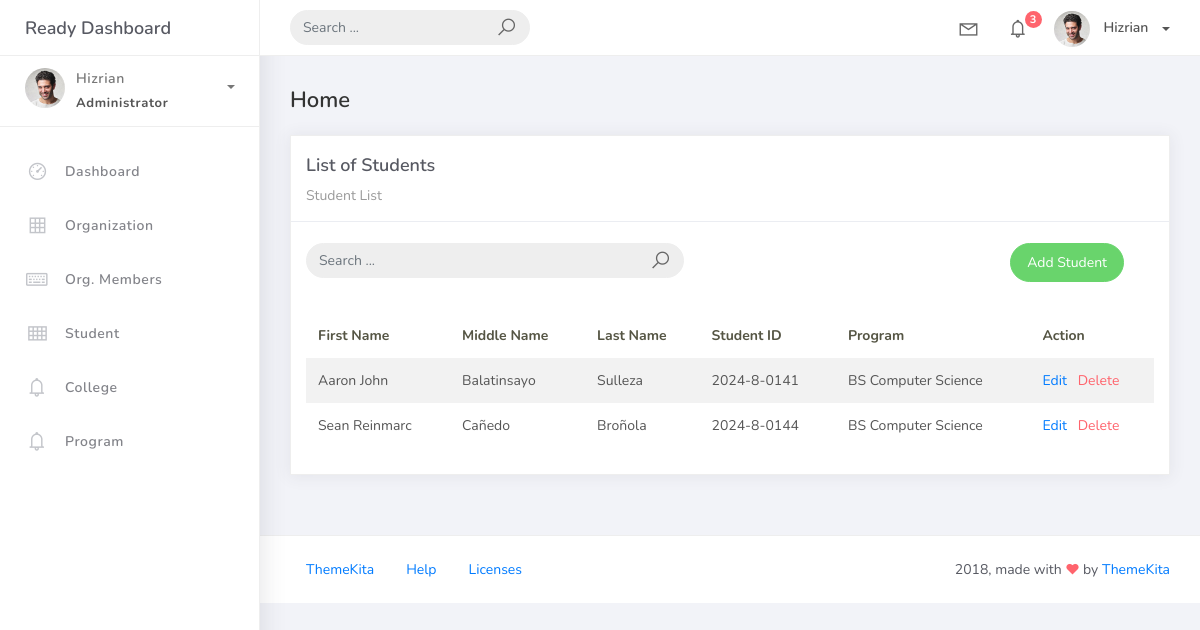
Before: /student_list with the older database file.
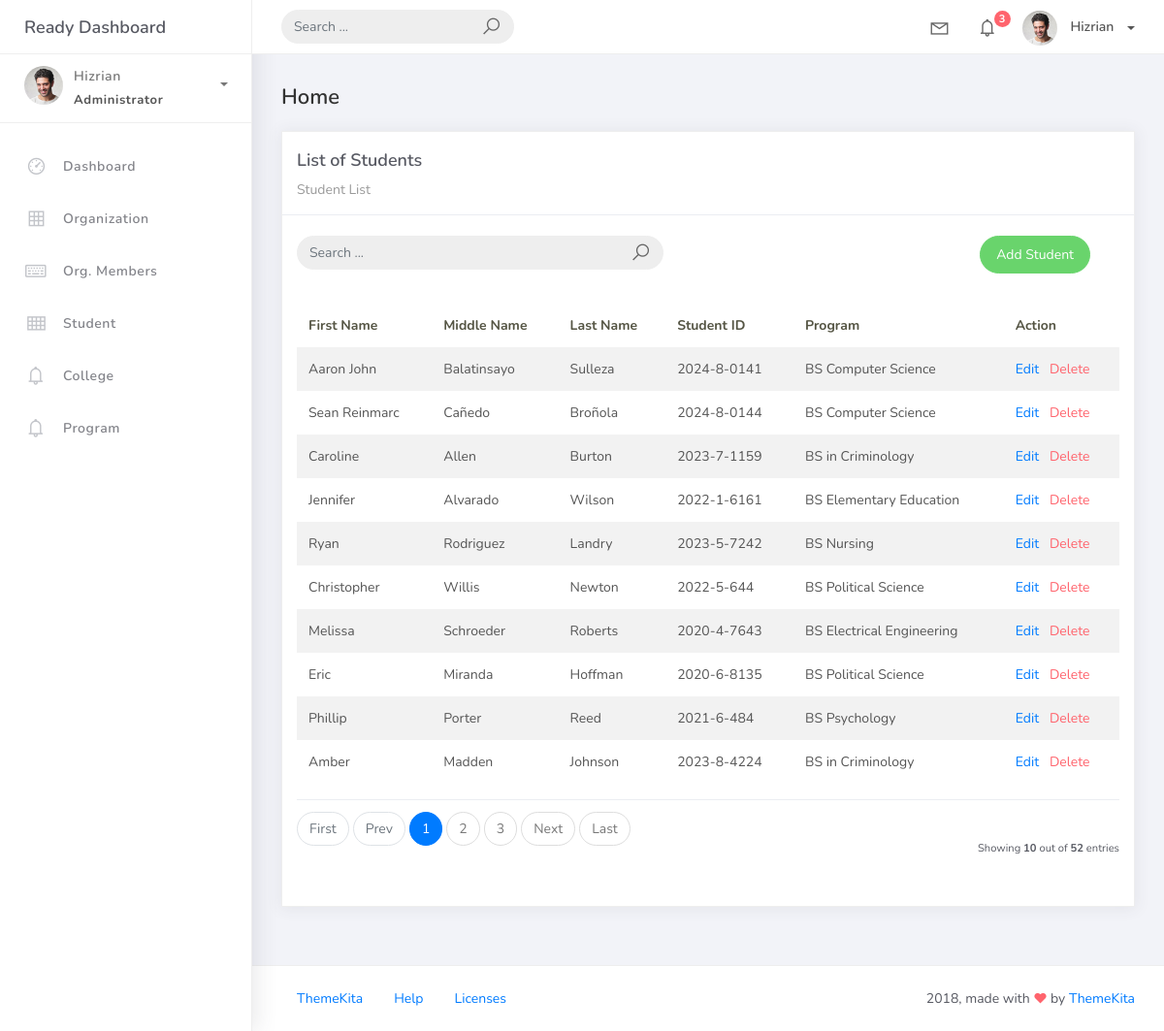
After: the same page with the newer database file.
### studentorg/models.py (models this page shows, shortened)
class BaseModel(models.Model):
    created_at = models.DateTimeField(auto_now_add=True, db_index=True)
    updated_at = models.DateTimeField(auto_now=True)
    class Meta:
        abstract = True

class Student(BaseModel):
    student_id = models.CharField(max_length=15)
    lastname = models.CharField(max_length=25)
    firstname = models.CharField(max_length=25)
    middlename = models.CharField(max_length=25, blank=True, null=True)
    program = models.ForeignKey(Program, on_delete=models.CASCADE)

class Program(BaseModel):
    prog_name = models.CharField(max_length=150)
    college = models.ForeignKey(College, on_delete=models.CASCADE)
    def __str__(self):
        return self.prog_name

### studentorg/views.py (the view, shortened to what this page needs)
# urls.py: path('student_list', StudentList.as_view(), name='student-list'),
class StudentList(ListView):
    model = Student
    context_object_name = 'student'
    template_name = 'student_list.html'
    paginate_by = 10
    def get_queryset(self):
        qs = super().get_queryset()
        query = self.request.GET.get('q')
        return qs

### templates/student_list.html (shortened to what this page needs)
{% extends 'base.html' %}
{% load static %}
{% block content %}
<div class="content">
    <div class="container-fluid">
        <h4 class="page-title">Home</h4>
        <div class="row">
            <div class="col-md-12">
                <div class="card">
                    <div class="card-header">
                        <div class="card-title">
                            List of Students
                        </div>
                        <div class="card-category">
                            Student List
                        </div>
                    </div>
                    <br />
                    <div class="col-md-12 row">
                        <div class="col-md-6">
                            <form
                                class="navbar-left navbar-form nav-search mr-md-3"
                                method="get"
                                action="{% url 'student-list' %}"
                            >
                                <div class="input-group">
                                    <input
                                        type="text"
                                        name="q"
                                        placeholder="Search ..."
                                        value="{{ request.GET.q|default:'' }}"
                                        class="form-control"
                                    />
                                    <div class="input-group-append">
                                        <button
                                            type="submit"
                                            class="input-group-text"
                                        >
                                            <i class="la la-search search-icon"></i>
                                        </button>
                                    </div>
                                </div>
                            </form>
                        </div>
                        <div class="col-md-6">
                            <div class="pull-right">
                                <a
                                    href="{% url 'student-add' %}"
                                    class="btn btn-success btn-rounded"
                                >
                                    Add Student
                                </a>
                            </div>
                        </div>
                    </div>
                    <div class="card-body">
                        <table class="table table-striped mt-3">
                            <thead>
                                <tr>
                                    <th scope="col">
                                        First Name
                                    </th>
                                    <th scope="col">
                                        Middle Name
                                    </th>
                                    <th scope="col">
                                        Last Name
                                    </th>
                                    <th scope="col">
                                        Student ID
                                    </th>
                                    <th scope="col">
                                        Program
                                    </th>
                                    <th scope="col">
                                        Action
                                    </th>
                                </tr>
                            </thead>
                            <tbody>
                                {% for object in object_list %}
                                <tr>
                                    <td>
                                        {{ object.firstname }}
                                    </td>
                                    <td>
                                        {{ object.middlename }}
                                    </td>
                                    <td>
                                        {{ object.lastname }}
                                    </td>
                                    <td>
                                        {{ object.student_id }}
                                    </td>
                                    <td>
                                        {{ object.program }}
                                    </td>
                                    <td>
                                        <a
                                            href="{% url 'student-update' object.id %}"
                                        >
                                            Edit
                                        </a>
                                        <a
                                            href="{% url 'student-delete' object.id %}"
                                            class="text-danger"
                                        >
                                            Delete
                                        </a>
                                    </td>
                                </tr>
                                {% endfor %}
                            </tbody>
                        </table>
                        {% include 'includes/pagination.html' %}
                    </div>
                </div>
            </div>
        </div>
    </div>
</div>
{% endblock %}

### templates/base.html (shortened to what this page needs)
{% load static %}
<!DOCTYPE html>
<html>
<head>
    <link rel="stylesheet" href="{% static 'css/bootstrap.min.css' %}">
    <link rel="stylesheet" href="{% static 'css/ready.css' %}">
    <link rel="stylesheet" href="{% static 'css/demo.css' %}">
</head>
<body>
    <div class="wrapper">
        <div class="main-header">
            <div class="logo-header">
                <a href="#" class="logo">
                    Ready Dashboard
                </a>
            </div>
            <nav class="navbar navbar-header navbar-expand-lg">
                <div class="container-fluid">
                    <form class="navbar-left navbar-form nav-search mr-md-3" action="">
                        <div class="input-group">
                            <input type="text" placeholder="Search ..." class="form-control">
                            <div class="input-group-append">
                                <span class="input-group-text">
                                    <i class="la la-search search-icon"></i>
                                </span>
                            </div>
                        </div>
                    </form>
                    <ul class="navbar-nav topbar-nav ml-md-auto align-items-center">
                        <li class="nav-item dropdown hidden-caret">
                            <a class="nav-link dropdown-toggle"
                               href="#"
                               id="navbarDropdown"
                               role="button"
                               data-toggle="dropdown"
                               aria-haspopup="true"
                               aria-expanded="false">
                                <i class="la la-envelope"></i>
                            </a>
                        </li>
                        <li class="nav-item dropdown hidden-caret">
                            <a class="nav-link dropdown-toggle"
                               href="#"
                               id="navbarDropdown"
                               role="button"
                               data-toggle="dropdown"
                               aria-haspopup="true"
                               aria-expanded="false">
                                <i class="la la-bell"></i>
                                <span class="notification">3</span>
                            </a>
                        </li>
                        <li class="nav-item dropdown">
                            <a class="dropdown-toggle profile-pic"
                               data-toggle="dropdown"
                               href="#"
                               aria-expanded="false">
                                <img src="{% static 'img/profile.jpg' %}"
                                     alt="user-img"
                                     width="36"
                                     class="img-circle">
                                <span>Hizrian</span>
                            </a>
                        </li>
                    </ul>
                </div>
            </nav>
        </div>
        <div class="sidebar">
            <div class="scrollbar-inner sidebar-wrapper">
                <div class="user">
                    <div class="photo">
                        <img src="{% static 'img/profile.jpg' %}">
                    </div>
                    <div class="info">
                        <a class=""
                           data-toggle="collapse"
                           href="#collapseExample"
                           aria-expanded="true">
                            <span>
                                Hizrian
                                <span class="user-level">
                                    Administrator
                                </span>
                                <span class="caret"></span>
                            </span>
                        </a>
                    </div>
                </div>
                <ul class="nav">
                    <li class="nav-item">
                        <a href="/">
                            <i class="la la-dashboard"></i>
                            <p>Dashboard</p>
                        </a>
                    </li>
                    <li class="nav-item">
                        <a href="{% url 'organization-list' %}">
                            <i class="la la-table"></i>
                            <p>Organization</p>
                        </a>
                    </li>
                    <li class="nav-item">
                        <a href="{% url 'orgmember-list' %}">
                            <i class="la la-keyboard-o"></i>
                            <p>Org. Members</p>
                        </a>
                    </li>
                    <li class="nav-item">
                        <a href="{% url 'student-list' %}">
                            <i class="la la-th"></i>
                            <p>Student</p>
                        </a>
                    </li>
                    <li class="nav-item">
                        <a href="{% url 'college-list' %}">
                            <i class="la la-bell"></i>
                            <p>College</p>
                        </a>
                    </li>
                    <li class="nav-item">
                        <a href="{% url 'program-list' %}">
                            <i class="la la-bell"></i>
                            <p>Program</p>
                        </a>
                    </li>
                </ul>
            </div>
        </div>
        <div class="main-panel">
            {% block content %}
            {% endblock %}
            <footer class="footer">
                <div class="container-fluid">
                    <nav class="pull-left">
                        <ul class="nav">
                            <li class="nav-item">
                                <a class="nav-link" href="#">
                                    ThemeKita
                                </a>
                            </li>
                            <li class="nav-item">
                                <a class="nav-link" href="#">
                                    Help
                                </a>
                            </li>
                            <li class="nav-item">
                                <a class="nav-link" href="#">
                                    Licenses
                                </a>
                            </li>
                        </ul>
                    </nav>
                    <div class="copyright ml-auto">
                        2018, made with
                        <i class="la la-heart heart text-danger"></i>
                        by
                        <a href="#">ThemeKita</a>
                    </div>
                </div>
            </footer>
        </div>
    </div>
</body>
</html>

### templates/includes/pagination.html (shortened to what this page needs)
{% if is_paginated %}
<div class="card-footer px-0 border-0 d-flex flex-column flex-lg-row align-items-center justify-content-between mt-3">
    <nav aria-label="Topics pagination" class="mb-4">
        <ul class="pagination">
            {% if page_obj.number > 1 %}
            <li class="page-item">
                <a class="page-link" href="?page=1">First</a>
            </li>
            {% else %}
            <li class="page-item disabled">
                <span class="page-link">First</span>
            </li>
            {% endif %}
            {% if page_obj.has_previous %}
            <li class="page-item">
                <a class="page-link" href="?page={{ page_obj.previous_page_number }}">Prev</a>
            </li>
            {% else %}
            <li class="page-item disabled">
                <span class="page-link">Prev</span>
            </li>
            {% endif %}
            {% for page_num in paginator.page_range %}
                {% if page_obj.number == page_num %}
                <li class="page-item active">
                    <span class="page-link">
                        {{ page_num }}
                    </span>
                </li>
                {% elif page_num > page_obj.number|add:'-3' and page_num < page_obj.number|add:'3' %}
                <li class="page-item">
                    <a class="page-link" href="?page={{ page_num }}">{{ page_num }}</a>
                </li>
                {% endif %}
            {% endfor %}
            {% if page_obj.has_next %}
            <li class="page-item">
                <a class="page-link" href="?page={{ page_obj.next_page_number }}">Next</a>
            </li>
            {% else %}
            <li class="page-item disabled">
                <span class="page-link">Next</span>
            </li>
            {% endif %}
            {% if page_obj.number != paginator.num_pages %}
            <li class="page-item">
                <a class="page-link" href="?page={{ paginator.num_pages }}">Last</a>
            </li>
            {% else %}
            <li class="page-item disabled">
                <span class="page-link">Last</span>
            </li>
            {% endif %}
        </ul>
    </nav>
    <div class="fw-normal small mt-4 mt-lg-0">
        Showing <b>{{ object_list.count }}</b> out of
        <b>{{ paginator.count }}</b> entries
    </div>
</div>
{% endif %}

Changed rows visible on the page:
added Student: firstname "Caroline", middlename "Allen", lastname "Burton", student_id "2023-7-1159", program "BS in Criminology"
added Student: firstname "Jennifer", middlename "Alvarado", lastname "Wilson", student_id "2022-1-6161", program "BS Elementary Education"
added Student: firstname "Ryan", middlename "Rodriguez", lastname "Landry", student_id "2023-5-7242", program "BS Nursing"
added Student: firstname "Christopher", middlename "Willis", lastname "Newton", student_id "2022-5-644", program "BS Political Science"
added Student: firstname "Melissa", middlename "Schroeder", lastname "Roberts", student_id "2020-4-7643", program "BS Electrical Engineering"
added Student: firstname "Eric", middlename "Miranda", lastname "Hoffman", student_id "2020-6-8135", program "BS Political Science"
added Student: firstname "Phillip", middlename "Porter", lastname "Reed", student_id "2021-6-484", program "BS Psychology"
added Student: firstname "Amber", middlename "Madden", lastname "Johnson", student_id "2023-8-4224", program "BS in Criminology"
Other visible differences:
{{ object_list.count }}: (not shown) → "10"
{{ paginator.count }}: (not shown) → "52"
text now shown: "First Prev Next Last Showing out of entries"
new list line: "1"
new list line: "2"
new list line: "3"
